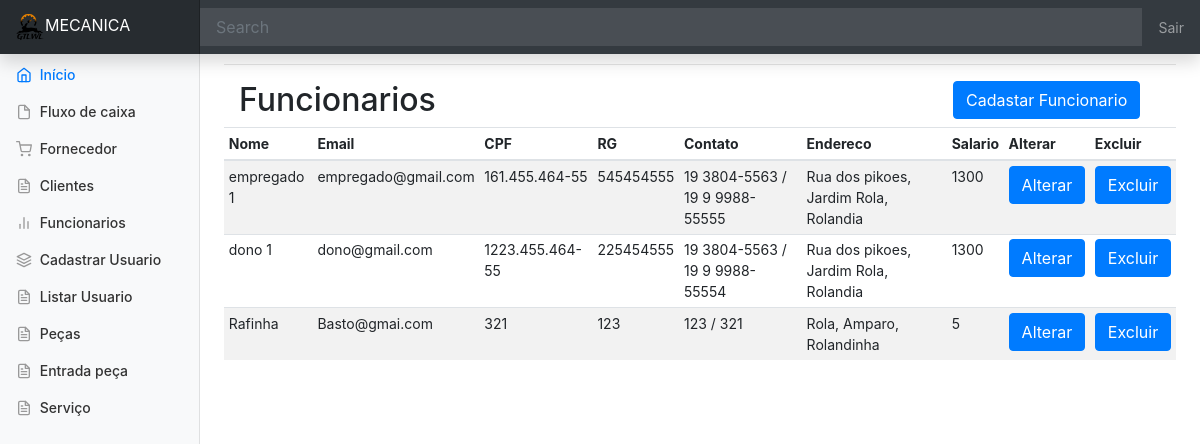
Screenshot of /funcionarios.php (signed in) with the database file from the repository.
### tables this page shows
CREATE TABLE IF NOT EXISTS Funcionario(
matricula INT PRIMARY KEY AUTO_INCREMENT,
nome VARCHAR(100) NOT NULL,
cpf VARCHAR(15) NOT NULL UNIQUE,
rg VARCHAR(15) NOT NULL UNIQUE,
celular VARCHAR(15) NOT NULL UNIQUE,
telefone VARCHAR(15),
email VARCHAR(60) UNIQUE,
salario FLOAT NOT NULL,
rua VARCHAR(50) NOT NULL,
bairro VARCHAR(30) NOT NULL,
cidade VARCHAR(30) NOT NULL,
cargo INT NOT NULL);

### public_html/header.php (called while the page is built, shortened)
<?php require 'config.php'; ?>

### public_html/funcionarios.php (the view, shortened to what this page needs)
<!DOCTYPE html>
<html>
<head>
  <?php
    require 'header.php';
?>
</head>
  <body>
    <?php
      require 'menu.php';
    ?>
    <main role="main" class="col-md-9 ml-sm-auto col-lg-10 px-4">
      <hr>
      <div class="container">
      <div class="row">
        <div class="col-md-9">
          <h2>Funcionarios</h2>
        </div>
        <div class="col-md-3">
        <button type="button" class="btn btn-primary" data-toggle="modal" data-target="#modalcadastrar">Cadastar Funcionario</button>
      </div>
      </div>
      </div>
      <?php
      $sql = $pdo->prepare("SELECT * FROM funcionario ");
                       $sql->execute();
                       if($sql->rowCount() > 0 ){
                        ?>
        <div class="table-responsive">
        <table class="table table-striped table-sm">
          <thead>
            <tr>
              <th>Nome</th>
              <th>Email</th>
              <th>CPF</th>
              <th>RG</th>
              <th>Contato</th>
              <th>Endereco</th>
              <th>Salario</th>
              <th>Alterar</th>
              <th>Excluir</th>
            </tr>
          </thead>
          <tbody>
           <?php
            foreach($sql->fetchAll() as $dados_func){
                            ?>
            <tr>
              <td><?php echo $dados_func['nome']; ?></td>
              <td><?php echo $dados_func['email']; ?></td>
              <td><?php echo $dados_func['cpf']; ?></td>
              <td><?php echo $dados_func['rg']; ?></td>
              <td><?php echo $dados_func['telefone']." / ".$dados_func['celular']; ?></td>
              <td><?php echo $dados_func['rua'].", ".$dados_func['bairro'].", ".$dados_func['cidade']; ?></td>
              <td><?php echo $dados_func['salario']; ?></td>
              <td><button type="button" class="btn btn-primary" data-toggle="modal" data-target="#exampleModal" data-whatever="<?php echo $dados_func['nome']; ?>" data-whateverid="<?php echo $dados_func['matricula']; ?>" data-whateveremail="<?php echo $dados_func['email']; ?>" data-whatevercpf="<?php echo $dados_func['cpf']; ?>" data-whateverrg="<?php echo $dados_func['rg']; ?>" data-whatevertel="<?php echo $dados_func['telefone']; ?>" data-whatevercel="<?php echo $dados_func['celular']; ?>" data-whateverrua="<?php echo $dados_func['rua']; ?>" data-whateverbairro="<?php echo $dados_func['bairro']; ?>" data-whatevercidade="<?php echo $dados_func['cidade']; ?>" data-whateversalario="<?php echo $dados_func['salario']; ?>" data-whatevercargo="<?php echo $dados_func['cargo']; ?>">Alterar</button></td>
              <td><button type="button" class="btn btn-primary" data-toggle="modal" data-target="#apagarmodal" data-whatevernome="<?php echo $dados_func['nome']; ?>" data-whateverid2="<?php echo $dados_func['matricula']; ?>">Excluir</button>
              </td>
            </tr>
        <?php
                        }
                    }
      ?>
      </tbody>
        </table>
   </div>
    </main>
  </div>
</div>
    </body>
</html>
<h1>Dono </h1>
<a href="sair.php">SAIR</a>

### public_html/config.php (shortened to what this page needs)
<link rel="stylesheet" href="https://use.fontawesome.com/releases/v5.6.3/css/all.css">
<link rel="stylesheet" href="assets/css/bootstrap.min.css">
<link rel="stylesheet" href="assets/css/style.css">
<link rel="stylesheet" href="assets/css/jquery.dataTables.min.css">
<link href="assets/DataTables-1.10.20/css/buttons.dataTables.min.css" rel="stylesheet" />
<link href="assets/DataTables-1.10.20/css/select.dataTables.min.css" rel="stylesheet"/>

### public_html/menu.php (shortened to what this page needs)
   <nav class="navbar navbar-dark fixed-top bg-dark flex-md-nowrap p-0 shadow">
  	<a class="navbar-brand col-sm-3 col-md-2 mr-0" href="#"><img name="imagem" src="assets\img\logo.png" width="30px" height="30px">MECANICA</a>
  	<input class="form-control form-control-dark w-100" type="text" placeholder="Search" aria-label="Search">
  	<ul class="navbar-nav px-3">
    <li class="nav-item text-nowrap">
     <a class="nav-link" href="sair.php">Sair</a>
    </li>
  	</ul>
</nav>
<div class="container-fluid">
 		<div class="row">
   		<nav class="col-md-2 d-none d-md-block bg-light sidebar">
     	<div class="sidebar-sticky">
       	<ul class="nav flex-column">
         		<li class="nav-item">
           		<a class="nav-link active" href="index.php">
            	 <span data-feather="home"></span> Início
           </a>
         </li>
         <li class="nav-item">
           <a class="nav-link" href="#">
             <span data-feather="file"></span>
             Fluxo de caixa
           </a>
         </li>
         <li class="nav-item">
           <a class="nav-link" href="fornecedor.php">
             <span data-feather="shopping-cart"></span>
            Fornecedor
           </a>
         </li>
         <li class="nav-item">
           <a class="nav-link" href="cliente.php">
             <span data-feather="file-text"></span>
             Clientes
           </a>
         </li>
         <li class="nav-item">
           <a class="nav-link" href="funcionarios.php">
             <span data-feather="bar-chart-2"></span>
             Funcionarios
           </a>
         </li>
         <li class="nav-item">
           <a class="nav-link" href="cadastro-usu.php">
             <span data-feather="layers"></span>
             Cadastrar Usuario
           </a>
         </li>
         <li class="nav-item">
           <a class="nav-link" href="listar-usu.php">
             <span data-feather="file-text"></span>
             Listar Usuario
           </a>
         </li>
         <li class="nav-item">
           <a class="nav-link" href="pecas.php">
             <span data-feather="file-text"></span>
             Peças
           </a>
         </li>
         <li class="nav-item">
           <a class="nav-link" href="entrada-peca.php">
             <span data-feather="file-text"></span>
             Entrada peça
           </a>
         </li>
         <li class="nav-item">
           <a class="nav-link" href="servico.php">
             <span data-feather="file-text"></span>
             Serviço
           </a>
         </li>
       </ul>
     </div>
   </nav>

### public_html/assets/css/style.css (style rules this page uses)
body { font-size: .875rem; }
.feather { width: 16px; height: 16px; vertical-align: text-bottom; }
.sidebar { position: fixed; top: 0; bottom: 0; left: 0; z-index: 100; padding: 48px 0 0; box-shadow: inset -1px 0 0 rgba(0, 0, 0, .1); }
.sidebar-sticky { position: relative; top: 0; height: calc(100vh - 48px); padding-top: .5rem; overflow-x: hidden; overflow-y: auto; }
.sidebar .nav-link { font-weight: 500; color: #333; }
.sidebar .nav-link .feather { margin-right: 4px; color: #999; }
.sidebar .nav-link.active { color: #007bff; }
.sidebar .nav-link:hover .feather, .sidebar .nav-link.active .feather { color: inherit; }
[role="main"] { padding-top: 133px; }
@media (min-width: 768px) { [role="main"] { padding-top: 48px; } }
.navbar-brand { padding-top: .75rem; padding-bottom: .75rem; font-size: 1rem; background-color: rgba(0, 0, 0, .25); box-shadow: inset -1px 0 0 rgba(0, 0, 0, .25); }
.navbar .form-control { padding: .75rem 1rem; border-width: 0; border-radius: 0; }
.form-control-dark { color: #fff; background-color: rgba(255, 255, 255, .1); border-color: rgba(255, 255, 255, .1); }

### rows the page displays
funcionario: nome "empregado 1", email "empregado@gmail.com", cpf "161.455.464-55", rg "545454555", telefone "19 3804-5563", celular "19 9 9988-55555", rua "Rua dos pikoes", bairro "Jardim Rola", cidade "Rolandia", salario "1300"
funcionario: nome "dono 1", email "dono@gmail.com", cpf "1223.455.464-55", rg "225454555", telefone "19 3804-5563", celular "19 9 9988-55554", rua "Rua dos pikoes", bairro "Jardim Rola", cidade "Rolandia", salario "1300"
funcionario: nome "Rafinha", email "Basto@gmai.com", cpf "321", rg "123", telefone "123", celular "321", rua "Rola", bairro "Amparo", cidade "Rolandinha", salario "5"
